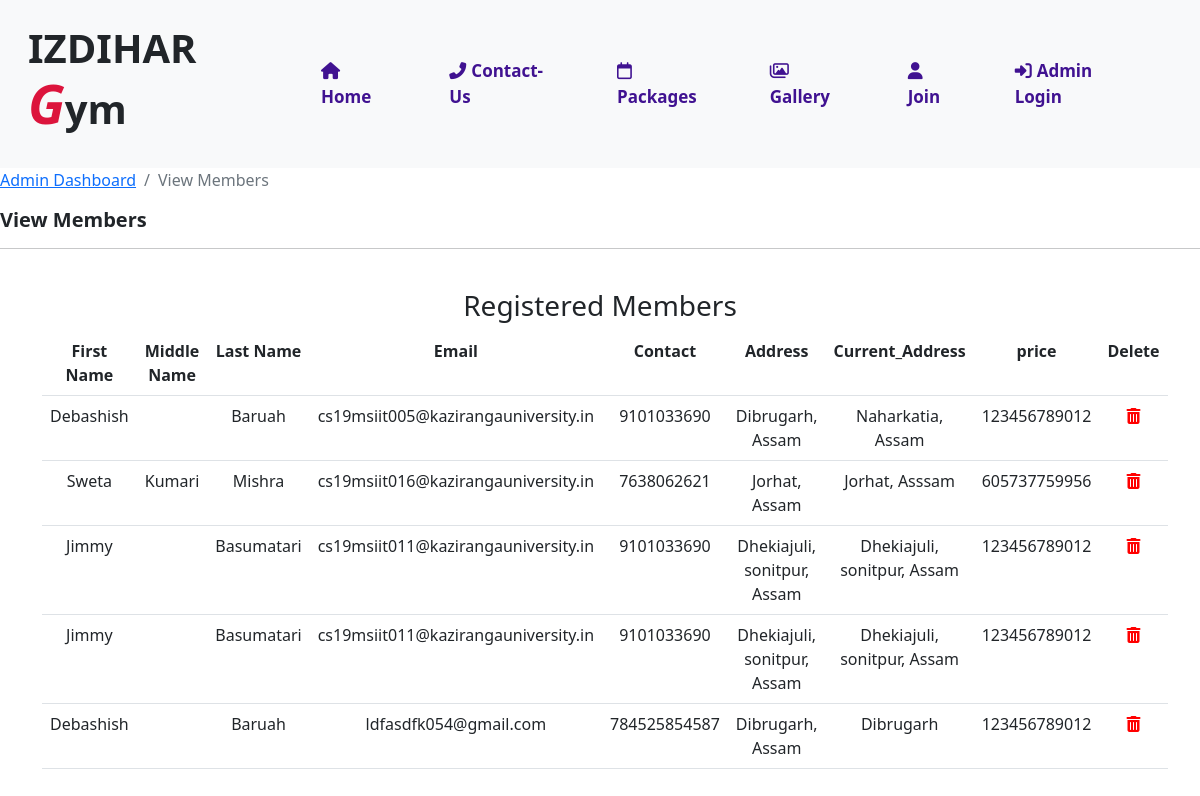
Page /manageMember.php (signed in) on the committed database.
### tables this page shows
CREATE TABLE `registrationmember` (
  `id` int(11) NOT NULL,
  `firstname` varchar(255) NOT NULL,
  `middlename` varchar(255) NOT NULL,
  `lastname` varchar(255) NOT NULL,
  `email` varchar(255) NOT NULL,
  `phone` varchar(255) NOT NULL,
  `address` varchar(255) NOT NULL,
  `caddress` varchar(255) NOT NULL,
  `adhar` varchar(255) NOT NULL
);

### manageMember.php (the view, shortened to what this page needs)
<?php
if(!isset($_SESSION["email"])){
    header("Location: admindashboard.php");
}else{
?>
<!DOCTYPE html>
<html lang="en">
<head>
    <?php include 'header.php'; ?>
</head>
<body>
    <?php include 'navbar.php'; ?>
    <nav aria-label="breadcrumb">
  <ol class="breadcrumb">
    <li class="breadcrumb-item pl-2" aria-current="page"><a href="admindashboard.php">Admin Dashboard</a></li>
    <li class="breadcrumb-item active" aria-current="page">View Members</li>
  </ol>
  <div class="col-12">
         <h5 style="font-size:20px; font-weight:bold;">View Members</h5>
         <hr>
      </div>
</nav>
    <div class="container" style="margin: top 20px;">
        <div class="row">
            <div class="col text-center">
                <h3>Registered Members</h3>
            </div>
        </div>
        <div class="row view-row1">
            <div class="col text-center abcd">
                <table class="table">
                    <tr>
                       <th>First Name</th>
                       <th>Middle Name</th>
                       <th>Last Name</th>
                       <th>Email</th>
                       <th>Contact</th>
                       <th>Address</th>
                       <th>Current_Address</th>
                       <th>price</th>
                       <th>Delete</th>
                    </tr>
                    <?php
                    include 'connection.php';
                    $selectquery = "select * from registrationmember";
                    $query = mysqli_query($conn, $selectquery);
                    while($res = mysqli_fetch_array($query))
                    {
                        ?>
                        <tr>
                        <td><?php echo $res['firstname'] ?></td>
                        <td><?php echo $res['middlename'] ?></td>
                        <td><?php echo $res['lastname'] ?></td>
                        <td><?php echo $res['email'] ?></td>
                        <td><?php echo $res['phone'] ?></td>
                        <td><?php echo $res['address'] ?></td>
                        <td><?php echo $res['caddress'] ?></td>
                        <td><?php echo $res['adhar'] ?></td>
                        <td><a href="deleteCustomer.php?id=<?php echo $res['id']; ?>"><i class="fas fa-trash-alt" style="color:red"></i></td>
                    </tr>
                 <?php
                }
                ?>
                </table>
            </div>
        </div>
    </div>
</body>
</html>
<?php
}
?>

### rows in the picture
registrationmember: firstname "Debashish", lastname "Baruah", email "cs19msiit005@kazirangauniversity.in", phone "9101033690", address "Dibrugarh, Assam", caddress "Naharkatia, Assam", adhar "123456789012"
registrationmember: firstname "Sweta", middlename "Kumari", lastname "Mishra", email "cs19msiit016@kazirangauniversity.in", phone "7638062621", address "Jorhat, Assam", caddress "Jorhat, Asssam", adhar "605737759956"
registrationmember: firstname "Jimmy", lastname "Basumatari", email "cs19msiit011@kazirangauniversity.in", phone "9101033690", address "Dhekiajuli, sonitpur, Assam", caddress "Dhekiajuli, sonitpur, Assam", adhar "123456789012"
registrationmember: firstname "Jimmy", lastname "Basumatari", email "cs19msiit011@kazirangauniversity.in", phone "9101033690", address "Dhekiajuli, sonitpur, Assam", caddress "Dhekiajuli, sonitpur, Assam", adhar "123456789012"
registrationmember: firstname "Debashish", lastname "Baruah", email "ldfasdfk054@gmail.com", phone "784525854587", address "Dibrugarh, Assam", caddress "Dibrugarh", adhar "123456789012"
